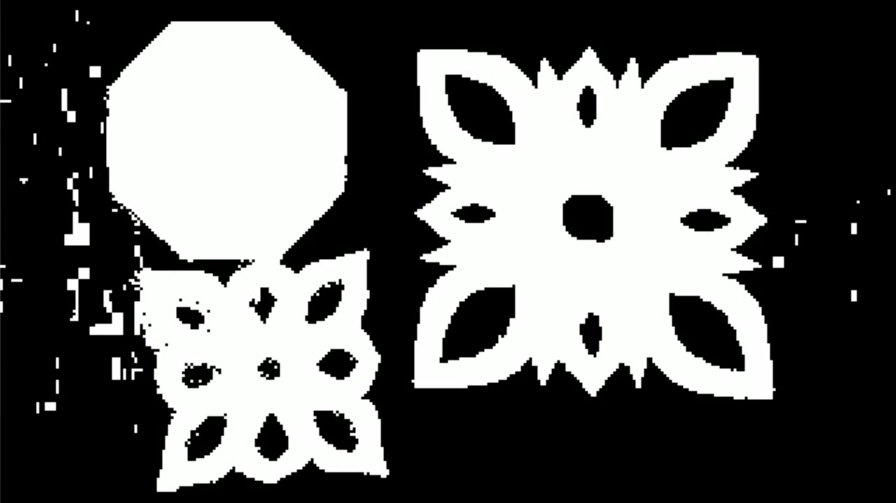
#> input picture background_subtraction/holes_holes_mask.jpg, 1792 x 1006 px (shown at 1/2 size)
$ python opencv_contour.py
#> lines starting #> are read from the running program, lines starting #| are printed output that depends on the picture; after the words box and inside, x2 and y2 are one past the last pixel; in counts of white or black regions, pixels touching at a corner belong together
from tokenize import Imagnumber
import cv2 as cv
import numpy as np

im = cv.imread('holes_holes_mask.jpg')
#> im is the input picture: shape (1006, 1792, 3); mean B, G, R 99.2, 100.3, 99.5
imgray = cv.cvtColor(im, cv.COLOR_BGR2GRAY)

ret, thresh = cv.threshold(imgray, 127, 255, 0)
#> thresh: shape (1006, 1792); 39.4% white; 47 white regions
contours, hierarchy = cv.findContours(thresh, cv.RETR_CCOMP, cv.CHAIN_APPROX_SIMPLE)
#> contours = 82 contours; largest, box (x1, y1, x2, y2) and area: (823, 93, 1551, 799) 420903, (207, 43, 779, 984) 374896, (878, 568, 1031, 727) 15215, (1338, 585, 1490, 744) 14927, (1321, 154, 1468, 301) 14138

print(len(contours))
#| 82

# put each objects into the contours and holes
objs_indices = []

for i, hier in enumerate(hierarchy[0]):
    if hier[3] == -1: # is outer contour
        new_obj = [i]
        if hier[2] != -1: # has child
            hole_index = hier[2]
            while True:
                new_obj.append(hole_index)
                hier_hole = hierarchy[0][hole_index]
                hole_index = hier_hole[0]
                if hole_index == -1:
                    break
        objs_indices.append(new_obj)
#> this loop made 82 passes
#> hier on passes 43, 54: [52, 41, 43, -1], [80, 52, 54, -1]
#> hier on passes 1 to 6: [1, -1, -1, -1], [2, 0, -1, -1], [3, 1, -1, -1], [4, 2, -1, -1], [5, 3, -1, -1], [6, 4, -1, -1]
#> after the loop, objs_indices = 47 items, first 6: [0], [1], [2], [3], [4], [5]

print(objs_indices)
#> (printed output is left out)


res_cons = []

for obj in objs_indices:
    res_con = []
    # print(obj)
    for i, cnt_index in enumerate(obj):
        cnt = contours[cnt_index]
        thresh = (2500 if i == 0 else 1000)
        area = cv.contourArea(cnt)
        if area > thresh:
            # contour approx
            epsilon = 0.005*cv.arcLength(cnt,True) # the second parameter is set to true, meaning that it is a closed contour
            approx = cv.approxPolyDP(cnt,epsilon,True) # the third parameter is set to true, meaning that it is a closed contour
            res_con.append(approx)
            print(f"Area {area}")
            print(f"Arc length {len(approx)}")
        elif i == 0:
            break
    if len(res_con) > 0:
        res_cons.append(res_con)
#> this loop made 47 passes
#> obj on passes 1 to 12: [0], [1], [2], [3], [4], [5], [6], [7], [8], [9], [10], [11]
#> (printed output is left out)
#> after the loop, res_cons = 2 items

# [9 lines of commented-out code are left out]

for i in range(len(res_cons)):
    res = cv.drawContours(im, res_cons[i], -1, (0,255,0), 3)
    cv.imshow("image", res)
    cv.waitKey(0)
#> this loop made 2 passes
#> pass 1, `res = cv.drawContours(im, res_cons[i], -1, (0,255,0), 3)`:
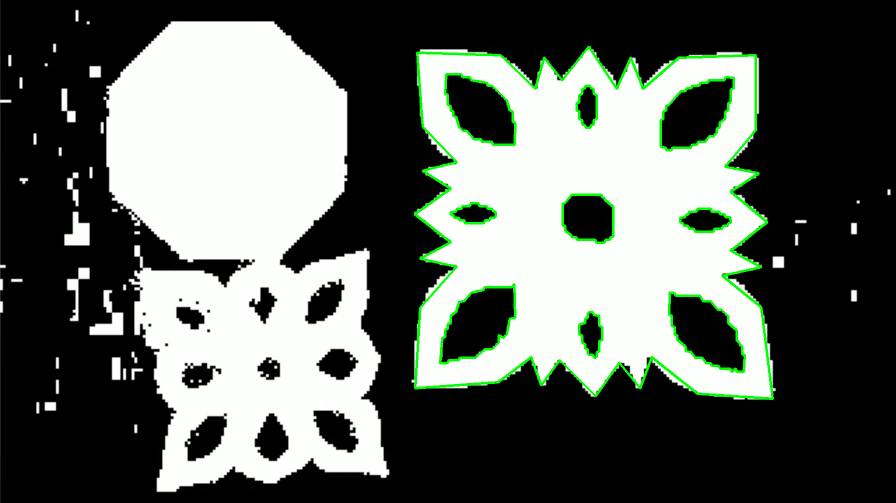
#> res: shape (1006, 1792, 3) (shown at 1/2 size); mean B, G, R 95.9, 101.9, 96.2
#> pass 2, `res = cv.drawContours(im, res_cons[i], -1, (0,255,0), 3)`:
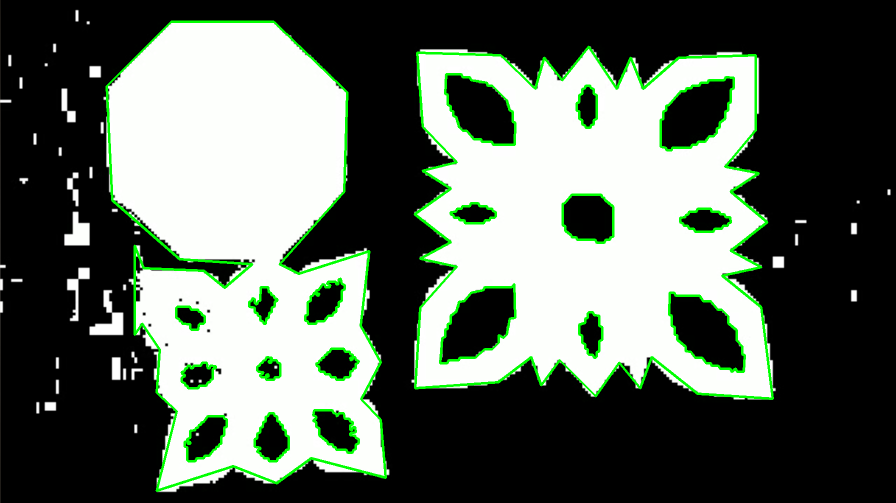
#> res: shape (1006, 1792, 3) (shown at 1/2 size); 1.61% of pixels changed, all inside (x1, y1, x2, y2) = (211, 41, 774, 984)


# for con in contours:
#     print(len(con))


# cv.destroyAllWindows()
